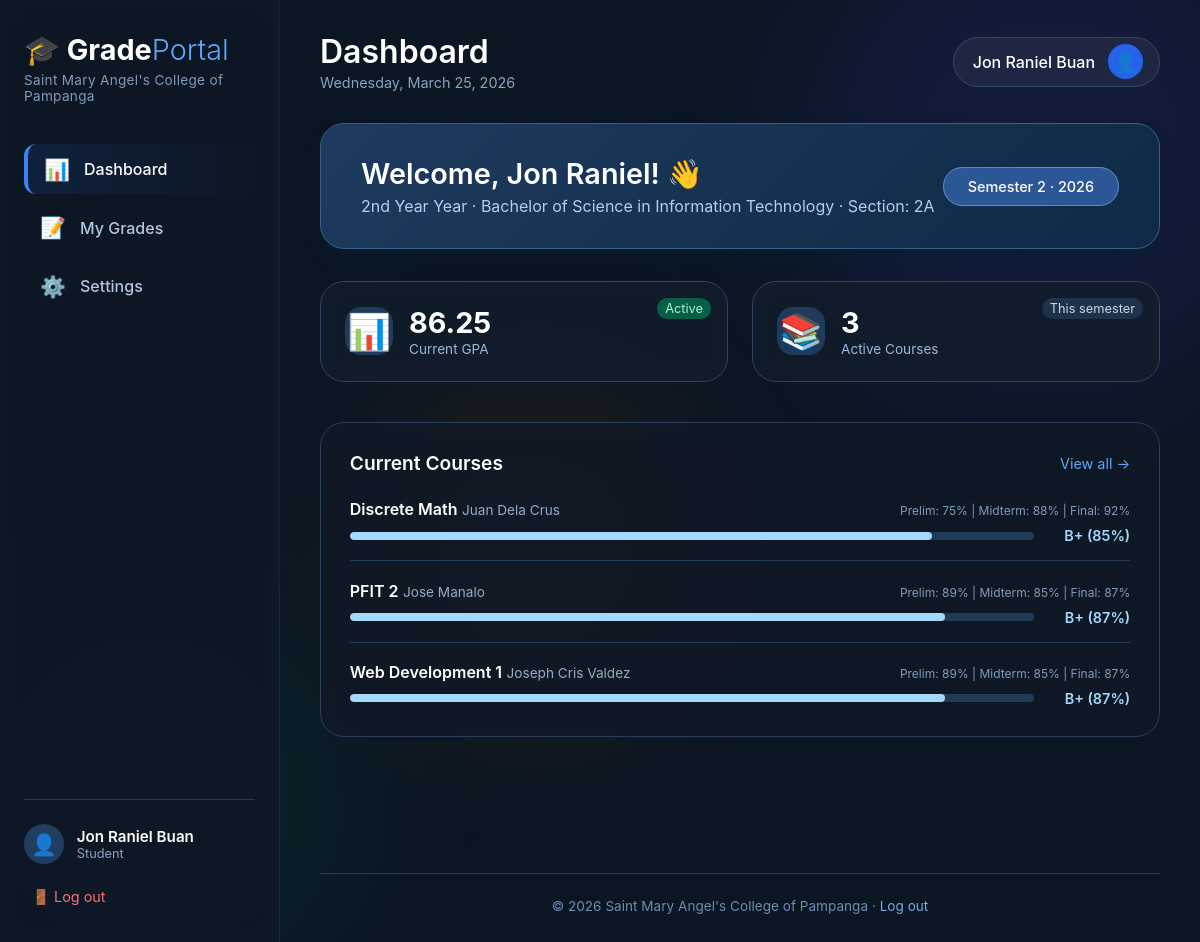
Page /homepage.php (signed in) on the earlier database version.
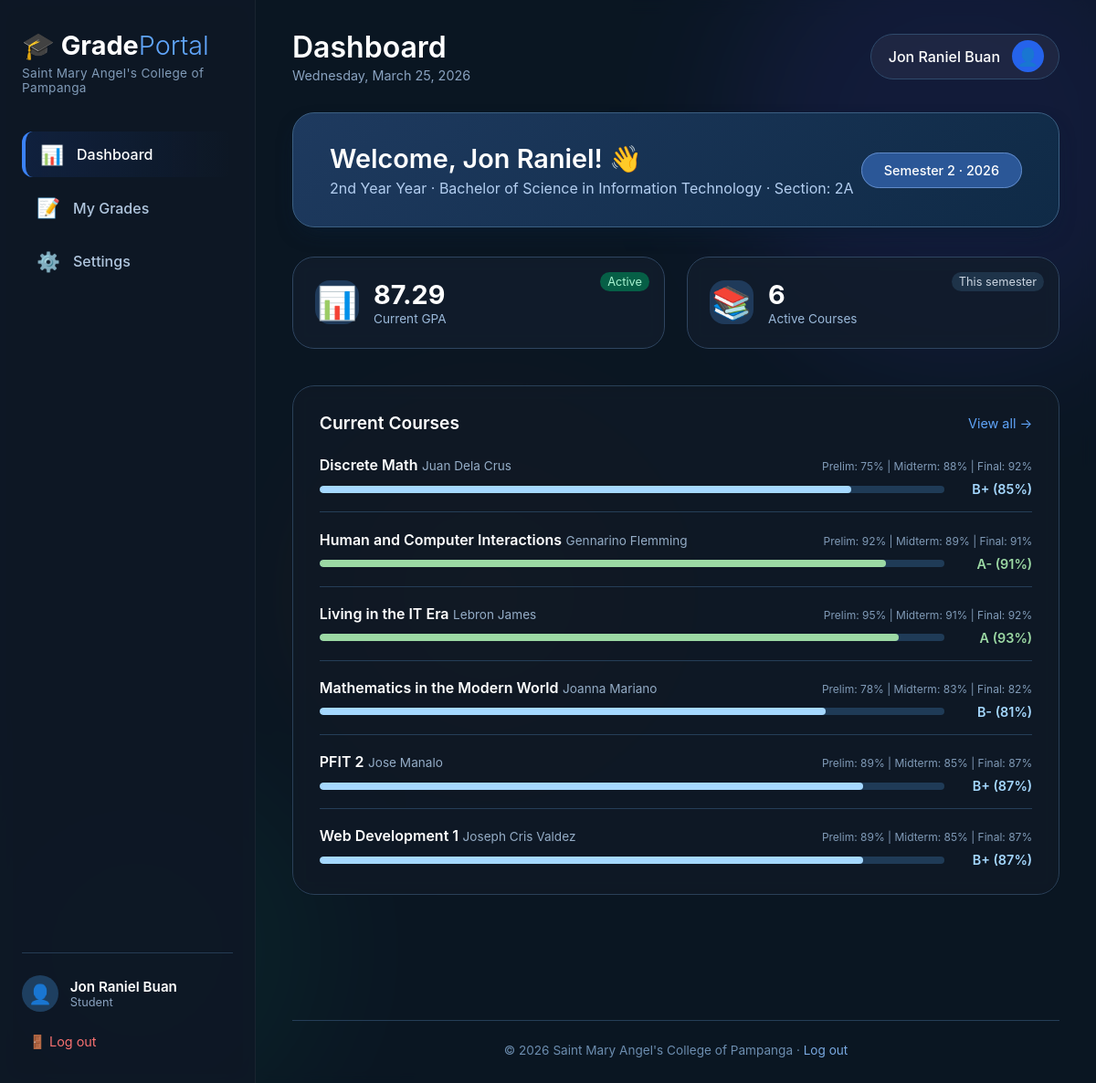
Same page on the later database version.
### tables this page shows
CREATE TABLE `grade` (
  `grade_id` int(11) NOT NULL,
  `student_id` int(11) NOT NULL,
  `subject_id` int(11) NOT NULL,
  `teacher_id` int(11) DEFAULT NULL,
  `school_year` varchar(20) DEFAULT NULL,
  `semester` varchar(20) DEFAULT NULL,
  `prelim_grade` decimal(5,2) DEFAULT NULL,
  `midterm_grade` decimal(5,2) DEFAULT NULL,
  `final_grade` decimal(5,2) DEFAULT NULL,
  `average_grade` decimal(5,2) DEFAULT NULL
);

CREATE TABLE `subject` (
  `subject_id` int(11) NOT NULL,
  `subject_code` varchar(20) NOT NULL,
  `subject_name` varchar(100) NOT NULL,
  `description` text DEFAULT NULL,
  `units` int(11) DEFAULT 1,
  `teacher_id` int(11) DEFAULT NULL
);

### homepage.php (the view, shortened to what this page needs)
<?php
$host = 'localhost';
$dbname = 'school_grades_portal';
$username = 'root';
$password = '';
$conn = new mysqli($host, $username, $password, $dbname);
$current_date = date("l, F j, Y");
function getRoleDisplay($user_type) {
    switch($user_type) {
        case 'student':
            return 'Student';
    }
}
$role_display = isset($_SESSION['user_type']) ? getRoleDisplay($_SESSION['user_type']) : 'User';
$first_name = isset($_SESSION['first_name']) ? $_SESSION['first_name'] : (isset($_SESSION['user_first_name']) ? $_SESSION['user_first_name'] : 'User');
$full_name = isset($_SESSION['full_name']) ? $_SESSION['full_name'] : (isset($_SESSION['user_first_name']) ? $_SESSION['user_first_name'] . ' ' . ($_SESSION['user_last_name'] ?? '') : 'User');
$year_level = isset($_SESSION['year_level']) ? $_SESSION['year_level'] : 'N/A';
$course = isset($_SESSION['course']) ? $_SESSION['course'] : 'N/A';
$section = isset($_SESSION['section']) ? $_SESSION['section'] : 'N/A';
$department = isset($_SESSION['department']) ? $_SESSION['department'] : 'N/A';
$office_role = isset($_SESSION['office_role']) ? $_SESSION['office_role'] : 'N/A';
$user_type = isset($_SESSION['user_type']) ? $_SESSION['user_type'] : 'student';
$user_id = isset($_SESSION['user_id']) ? $_SESSION['user_id'] : 0;
$overall_gpa = 0;
$total_units = 0;
$total_grade_points = 0;
if ($user_type == 'student' && $user_id > 0) {
    $query = "SELECT
                g.average_grade,
                s.units
              FROM grade g
              JOIN subject s ON g.subject_id = s.subject_id
              WHERE g.student_id = ? AND g.average_grade IS NOT NULL";
    $stmt = $conn->prepare($query);
    $stmt->bind_param("i", $user_id);
    $stmt->execute();
    $result = $stmt->get_result();
    while ($row = $result->fetch_assoc()) {
        if ($row['average_grade'] && $row['units']) {
            $total_grade_points += $row['average_grade'] * $row['units'];
            $total_units += $row['units'];
        }
    }
    if ($total_units > 0) {
        $overall_gpa = $total_grade_points / $total_units;
    }
}
$courses = [];
if ($user_type == 'student' && $user_id > 0) {
    $query_courses = "SELECT
                        g.grade_id,
                        g.subject_id,
                        s.subject_name,
                        s.subject_code,
                        s.units,
                        g.prelim_grade,
                        g.midterm_grade,
                        g.final_grade,
                        g.average_grade,
                        CONCAT(t.first_name, ' ', t.last_name) AS teacher_name
                      FROM grade g
                      JOIN subject s ON g.subject_id = s.subject_id
                      LEFT JOIN teacher t ON g.teacher_id = t.teacher_id
                      WHERE g.student_id = ?
                      ORDER BY s.subject_code";
    $stmt_courses = $conn->prepare($query_courses);
    $stmt_courses->bind_param("i", $user_id);
    $stmt_courses->execute();
    $result_courses = $stmt_courses->get_result();
    while ($row = $result_courses->fetch_assoc()) {
        $courses[] = $row;
    }
}
function getGradeLetter($percentage) {
    if ($percentage >= 91) return 'A';
    if ($percentage >= 88) return 'A-';
    if ($percentage >= 85) return 'B+';
    if ($percentage >= 79) return 'B-';
    return 'F';
}
function getGradeColor($percentage) {
    if ($percentage >= 90) return '#9cd9a4';
    if ($percentage >= 80) return '#a5d8ff';
    return '#f8a8a8';
}
?>
<!DOCTYPE html>
<html lang="en">
<head>
  <link rel="stylesheet" href="homepage.css">
</head>
<body>
  <div class="bg-shape bg-shape-3"></div>
  <div class="dashboard-container">
    <aside class="sidebar">
      <div class="sidebar-header">
        <div class="sidebar-logo">🎓 Grade<span>Portal</span></div>
        <div class="school-badge">Saint Mary Angel's College of Pampanga</div>
      </div>
      <nav class="sidebar-nav">
        <a href="homepage.php" class="nav-item active">
          <span class="nav-icon">📊</span>
          <span>Dashboard</span>
         </a>
        <a href="grades.php" class="nav-item">
          <span class="nav-icon">📝</span>
          <span>My Grades</span>
        </a>
        <a href="#" class="nav-item">
          <span class="nav-icon">⚙️</span>
          <span>Settings</span>
        </a>
      </nav>
      <div class="sidebar-footer">
        <div class="user-info-compact">
          <div class="user-avatar">👤</div>
          <div class="user-details">
            <span class="user-name"><?php echo htmlspecialchars($full_name); ?></span>
            <span class="user-role"><?php echo htmlspecialchars($role_display); ?></span>
          </div>
        </div>
        <a href="logout.php" class="logout-link">🚪 Log out</a>
      </div>
    </aside>
    <main class="main-content">
      <header class="content-header">
        <div class="header-left">
          <h1 class="page-title">Dashboard</h1>
          <div class="date-display"><?php echo $current_date; ?></div>
        </div>
        <div class="header-right">
          <div class="header-user">
            <span class="header-user-name"><?php echo htmlspecialchars($full_name); ?></span>
            <div class="header-avatar">👤</div>
          </div>
        </div>
      </header>
      <div class="welcome-card">
        <div class="welcome-message">
          <h2>Welcome, <?php echo htmlspecialchars($first_name); ?>! 👋</h2>
          <p>
            <?php
            if ($user_type == 'student') {
                echo htmlspecialchars($year_level) . ' Year · ' . htmlspecialchars($course) . ' · Section: ' . htmlspecialchars($section);
            } elseif ($user_type == 'teacher') {
                echo 'Department: ' . htmlspecialchars($department);
            } elseif ($user_type == 'registrar') {
                echo 'Office Role: ' . htmlspecialchars($office_role);
            } else {
                echo 'Administrator Account';
            }
            ?>
          </p>
        </div>
        <div class="welcome-action">
          <span class="semester-badge">Semester 2 · 2026</span>
        </div>
      </div>
      <div class="stats-grid">
        <div class="stat-card">
          <div class="stat-icon">📊</div>
          <div class="stat-content">
            <span class="stat-value"><?php echo number_format($overall_gpa, 2); ?></span>
            <span class="stat-label">Current GPA</span>
          </div>
          <?php if ($overall_gpa > 0): ?>
          <div class="stat-trend positive">Active</div>
          <?php else: ?>
          <div class="stat-trend">No grades</div>
          <?php endif; ?>
        </div>
        <div class="stat-card">
          <div class="stat-icon">📚</div>
          <div class="stat-content">
            <span class="stat-value"><?php echo count($courses); ?></span>
            <span class="stat-label">Active Courses</span>
          </div>
          <div class="stat-trend">This semester</div>
        </div>
      </div>
      <div class="dashboard-grid">
        <div class="grid-left">
          <section class="card">
            <div class="card-header">
              <h3>Current Courses</h3>
              <a href="grades.php" class="card-link">View all →</a>
            </div>
            <div class="courses-list">
              <?php if (count($courses) > 0): ?>
                <?php foreach ($courses as $course): ?>
                <div class="course-item">
                  <div class="course-info">
                    <div>
                      <span class="course-name"><?php echo htmlspecialchars($course['subject_name']); ?></span>
                      <span class="course-teacher"><?php echo htmlspecialchars($course['teacher_name'] ?? 'Not Assigned'); ?></span>
                    </div>
                    <?php if ($course['average_grade']): ?>
                    <div class="grade-details">
                      Prelim: <?php echo $course['prelim_grade'] ? number_format($course['prelim_grade'], 0) : '-'; ?>% |
                      Midterm: <?php echo $course['midterm_grade'] ? number_format($course['midterm_grade'], 0) : '-'; ?>% |
                      Final: <?php echo $course['final_grade'] ? number_format($course['final_grade'], 0) : '-'; ?>%
                    </div>
                    <?php endif; ?>
                  </div>
                  <div class="course-progress">
                    <?php if ($course['average_grade']): ?>
                    <div class="progress-bar">
                      <?php
                      $percentage = $course['average_grade'];
                      $progress_width = min(100, max(0, $percentage));
                      ?>
                      <div class="progress-fill" style="width: <?php echo $progress_width; ?>%; background: linear-gradient(90deg, <?php echo getGradeColor($percentage); ?>, <?php echo getGradeColor($percentage); ?>);"></div>
                    </div>
                    <span class="course-grade-custom" style="color: <?php echo getGradeColor($course['average_grade']); ?>;">
                      <?php echo getGradeLetter($course['average_grade']); ?> (<?php echo number_format($course['average_grade'], 0); ?>%)
                    </span>
                    <?php else: ?>
                    <span class="course-grade-custom" style="color: #809bb8;">No grade yet</span>
                    <?php endif; ?>
                  </div>
                </div>
                <?php endforeach; ?>
              <?php else: ?>
                <div class="empty-state">
                  <p>No courses enrolled yet</p>
                </div>
              <?php endif; ?>
            </div>
          </section>
        </div>
      </div>
      <br>
      <footer class="dashboard-footer">
        <p>© 2026 Saint Mary Angel's College of Pampanga · <a href="logout.php">Log out</a></p>
      </footer>
    </main>
  </div>
</body>
</html>

### homepage.php (style rules this page uses)
.course-grade-custom { font-weight: 600; font-size: 0.9rem; min-width: 80px; text-align: right; }
.grade-details { font-size: 0.75rem; color: #809bb8; margin-top: 0.2rem; }

Differences in the rows shown:
added grade: subject.subject_name "Human and Computer Interactions", teacher_name "Gennarino Flemming", prelim_grade "92", midterm_grade "89", final_grade "91", average_grade "A-", average_grade "91"
added grade: subject.subject_name "Living in the IT Era", teacher_name "Lebron James", prelim_grade "95", midterm_grade "91", final_grade "92", average_grade "A", average_grade "93"
added grade: subject.subject_name "Mathematics in the Modern World", teacher_name "Joanna Mariano", prelim_grade "78", midterm_grade "83", final_grade "82", average_grade "B-", average_grade "81"
Other differences:
$overall_gpa: "86.25" → "87.29"
count($courses): "3" → "6"
